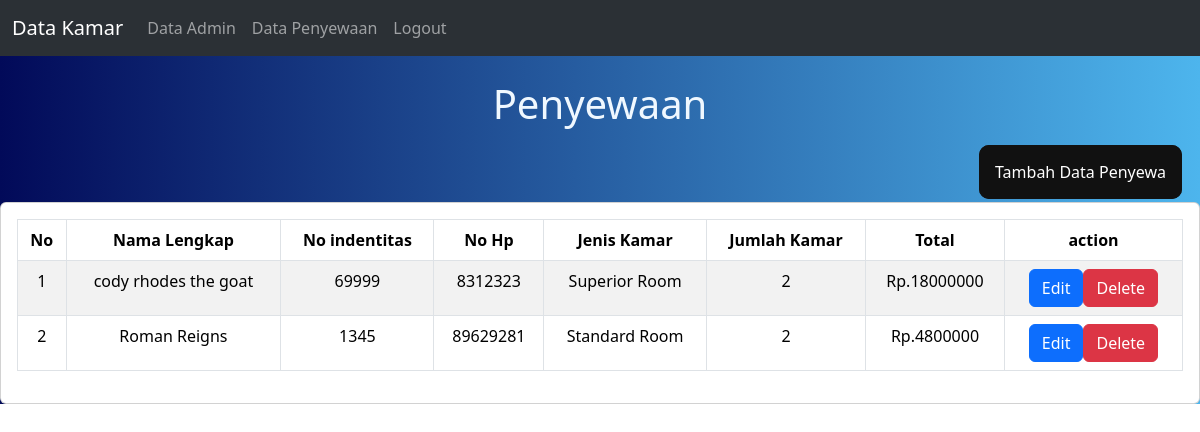
Screenshot of /sertikom/penyewaan_read.php (signed in) with the database file from the repository.
### tables this page shows
CREATE TABLE `tbl_penyewa` (
  `id_sewa` int(11) NOT NULL,
  `id_kamar` int(11) NOT NULL,
  `nama` varchar(50) NOT NULL,
  `checkin` date NOT NULL,
  `checkout` date NOT NULL,
  `no_identitas` int(20) NOT NULL,
  `no_hp` int(11) NOT NULL,
  `id_admin` int(11) NOT NULL,
  `jumlah` int(11) NOT NULL,
  `total` int(11) NOT NULL
);

CREATE TABLE `tbl_jenis_kamar` (
  `id_kamar` int(50) NOT NULL,
  `jenis_kamar` varchar(50) NOT NULL,
  `harga` int(255) NOT NULL,
  `keterangan` text NOT NULL
);

### sertikom/penyewaan_read.php (the view, shortened to what this page needs)
<!DOCTYPE html>
<html lang="en">
<head>
    <link rel="stylesheet" href="style.css">
    <link href="https://cdn.jsdelivr.net/npm/bootstrap@5.3.3/dist/css/bootstrap.min.css" rel="stylesheet">
</head>
<body>
    <?php  include("koneksi.php")?>
    <nav class="navbar navbar-expand-lg bg-body-tertiary bg-dark" data-bs-theme="dark">
  <div class="container-fluid">
    <a class="navbar-brand" href="kamar_read.php">Data Kamar</a>
    <div class="collapse navbar-collapse" id="navbarNav">
      <ul class="navbar-nav">
        <li class="nav-item">
          <a class="nav-link" href="admin_read.php">Data Admin</a>
        </li>
        <li class="nav-item">
            <a class="nav-link" href="penyewaan_read.php">Data Penyewaan</a>
        </li>
        <li class="nav-item">
            <a class="nav-link" href="logout.php">Logout</a>
        </li>
      </ul>
    </div>
  </div>
</nav>
<div class="element">
        <h1 class="poppinss-black" style="color:aliceblue">Penyewaan</h1>
            <div class="col-md-12" style="text-align: end; padding-bottom: 1.5%; padding-right: 1.5%;">
                <a name="" id="" class="bn5" href="penyewaan_create.php" role="button">Tambah Data Penyewa</a>
        </div>
        <div class="card">
            <div class="card-body">
                <table id="myTable" class="display table table-striped table-bordered text-center">
                <thead>
                <th>No</th>
                <th>Nama Lengkap</th>
                 <th>No indentitas</th>
                <th>No Hp</th>
                <th>Jenis Kamar</th>
                <th>Jumlah Kamar</th>
                <th>Total</th>
                 <th>action</th>
                </thead>
    <?php
    $sql = "SELECT tbl_penyewa.*, tbl_jenis_kamar.*, tbl_admin.nama as nama_admin from tbl_penyewa
    JOIN tbl_jenis_kamar on tbl_penyewa.id_kamar=tbl_jenis_kamar.id_kamar JOIN tbl_admin
    ON tbl_penyewa.id_admin=tbl_admin.id_admin";
    $query = mysqli_query($koneksi, $sql);
    $no=1;
    while ($data = mysqli_fetch_array($query)) {
        echo "<tr>";
        echo "<td>" . $no++."</td>";
        echo "<td>" . $data['nama'] . "</td>";
        echo "<td>" . $data['no_identitas'] . "</td>";
        echo "<td>" . $data["no_hp"] . "</td>";
        echo "<td>" . $data["jenis_kamar"] . "</td>";
        echo "<td>" . $data['jumlah'] . "</td>";
        echo "<td>" . "Rp." . $data['total'] . "</td>";
        echo '<td class="project-actions text-center" scope="col" colspan="2">';
        echo '<a class="btn btn-primary" href="penyewaan_update.php?id=' . $data['id_sewa'] . '" role="button">Edit</a>';
        echo '<a class="btn btn-danger" href="penyewaan_delete.php?id=' . $data['id_sewa'] . '" onclick="return confirm(\'Data ini akan dihapus, apakah anda yakin ?\')" role="button">Delete</a>';
        echo '</td>';
        echo "</tr>";
    }
    ?>
    </table>
</body>
</html>

### sertikom/style.css (style rules this page uses)
.element { background: linear-gradient(90deg, rgb(2, 10, 89), rgb(77, 181, 237) 100%); }
h1 { padding-top: 2%; padding-bottom: 2%; text-align: center; color: floralwhite; }
.bn5 { padding: 1em 1em; border: none; outline: none; color: rgb(255, 255, 255); background: #111; cursor: pointer; position: relative; z-index: 0; border-radius: 10px; text-decoration: none; }
.bn5::before { content: ""; background: linear-gradient( 45deg, #f00, #ff7300, #fffb00, #48ff00, #00ffd5, #002bff, #7a00ff, #ff00c8, #f00 ); position: absolute; top: -2px; left: -2px; background-size: 400%; z-index: -1; filter: blur(5px); width: calc(100% + 4px); height: calc(100% + 4px); animation: glowingbn5 20s linear infinite; opacity: 0; transition: opacity 0.3s ease-in-out; border-radius: 10px; }
.bn5::after { z-index: -1; content: ""; position: absolute; width: 100%; height: 100%; background: #191919; left: 0; top: 0; border-radius: 10px; }

### rows the page displays
tbl_penyewa: nama "cody rhodes the goat", no_identitas "69999", no_hp "8312323", id_kamar.jenis_kamar "Superior Room", jumlah "2", total "18000000"
tbl_penyewa: nama "Roman Reigns", no_identitas "1345", no_hp "89629281", id_kamar.jenis_kamar "Standard Room", jumlah "2", total "4800000"
